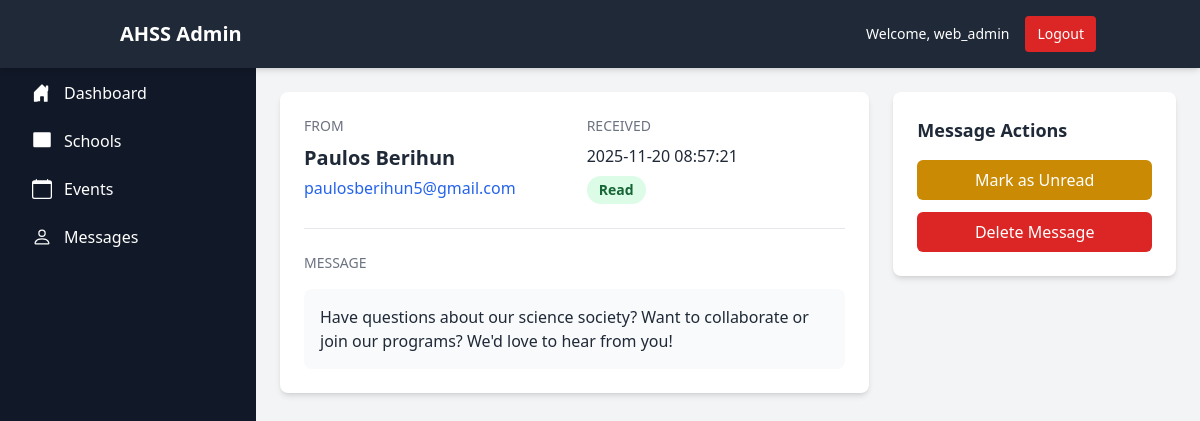
Screenshot of /admin/messages/view/1 (signed in) with the database file from the repository.
### tables this page shows
CREATE TABLE contact_messages
                (id INTEGER PRIMARY KEY AUTOINCREMENT,
                name TEXT NOT NULL,
                email TEXT NOT NULL,
                message TEXT NOT NULL,
                is_read BOOLEAN DEFAULT 0,
                created_at TIMESTAMP DEFAULT CURRENT_TIMESTAMP);

### app.py (the view)
@app.route('/admin/messages/view/<int:message_id>')
@admin_required
def view_message(message_id):
    conn = get_db_connection()
    message = conn.execute('''
        SELECT * FROM contact_messages
        WHERE id = ?
    ''', (message_id,)).fetchone()
    if message and not message['is_read']:
        conn.execute('UPDATE contact_messages SET is_read = 1 WHERE id = ?', (message_id,))
        conn.commit()
    conn.close()
    if message:
        return render_template('admin/view_message.html', message=message)
    else:
        flash('Message not found!', 'error')
        return redirect(url_for('admin_messages'))

### app.py (called while the page is built)
def get_db_connection():
    conn = sqlite3.connect('site.db')
    conn.row_factory = sqlite3.Row
    return conn

def admin_required(f):
    @wraps(f)
    def decorated_function(*args, **kwargs):
        if 'admin_logged_in' not in session:
            return redirect(url_for('admin_login'))
        return f(*args, **kwargs)
    return decorated_function

### templates/admin/view_message.html (shortened to what this page needs)
<!DOCTYPE html>
<html lang="en">
<head>
    <script src="https://cdn.tailwindcss.com"></script>
</head>
<body class="bg-gray-100">
    {% include 'admin/include/header.html' %}
    <div class="flex">
        {% include 'admin/include/sidebar.html' %}
        <main class="lg:ml-64 flex-1 p-6">
            <div class="max-w-4xl mx-auto">
                <div class="flex justify-between items-center mb-8">
                    <h1 class="text-3xl font-bold text-gray-800">Message Details</h1>
                    <a href="{{ url_for('admin_messages') }}"
                       class="text-gray-600 hover:text-gray-800 font-medium">
                    </a>
                </div>
                <div class="grid grid-cols-1 lg:grid-cols-3 gap-6">
                    <div class="lg:col-span-2">
                        <div class="bg-white rounded-lg shadow-md p-6">
                            <div class="grid grid-cols-1 md:grid-cols-2 gap-6 mb-6">
                                <div>
                                    <h5 class="text-sm font-medium text-gray-500 uppercase mb-2">From</h5>
                                    <h4 class="text-xl font-semibold text-gray-800">{{ message.name }}</h4>
                                    <a href="mailto:{{ message.email }}" class="text-blue-600 hover:text-blue-800 mt-1 block">
                                        {{ message.email }}
                                    </a>
                                </div>
                                <div>
                                    <h5 class="text-sm font-medium text-gray-500 uppercase mb-2">Received</h5>
                                    <p class="text-gray-800">{{ message.created_at }}</p>
                                    <span class="inline-flex mt-2 px-3 py-1 text-sm font-semibold rounded-full {% if not message.is_read %}bg-yellow-100 text-yellow-800{% else %}bg-green-100 text-green-800{% endif %}">
                                        {{ 'Unread' if not message.is_read else 'Read' }}
                                    </span>
                                </div>
                            </div>
                            <hr class="my-6">
                            <div>
                                <h5 class="text-sm font-medium text-gray-500 uppercase mb-4">Message</h5>
                                <div class="bg-gray-50 rounded-lg p-4">
                                    <p class="text-gray-800 whitespace-pre-line">{{ message.message }}</p>
                                </div>
                            </div>
                        </div>
                    </div>
                    <div>
                        <div class="bg-white rounded-lg shadow-md p-6">
                            <h5 class="text-lg font-semibold text-gray-800 mb-4">Message Actions</h5>
                            <div class="space-y-3">
                                {% if not message.is_read %}
                                <a href="{{ url_for('mark_message_read', message_id=message.id) }}"
                                   class="w-full block text-center bg-green-600 hover:bg-green-700 text-white px-4 py-2 rounded-md font-medium transition duration-200">
                                    Mark as Read
                                </a>
                                {% else %}
                                <a href="{{ url_for('mark_message_unread', message_id=message.id) }}"
                                   class="w-full block text-center bg-yellow-600 hover:bg-yellow-700 text-white px-4 py-2 rounded-md font-medium transition duration-200">
                                    Mark as Unread
                                </a>
                                {% endif %}
                                <a href="{{ url_for('delete_message', message_id=message.id) }}"
                                   onclick="return confirm('Are you sure you want to delete this message?')"
                                   class="w-full block text-center bg-red-600 hover:bg-red-700 text-white px-4 py-2 rounded-md font-medium transition duration-200">
                                    Delete Message
                                </a>
                            </div>
                        </div>
                    </div>
                </div>
            </div>
        </main>
    </div>
</body>
</html>

### rows the page displays
contact_messages: name "Paulos Berihun", email "paulosberihun5@gmail.com", created_at "2025-11-20 08:57:21", is_read "Read", message "Have questions about our science society? Want to collaborate or join our programs? We'd love to hear from you!"

### other values shown
{{ session.admin_username }} "web_admin"
